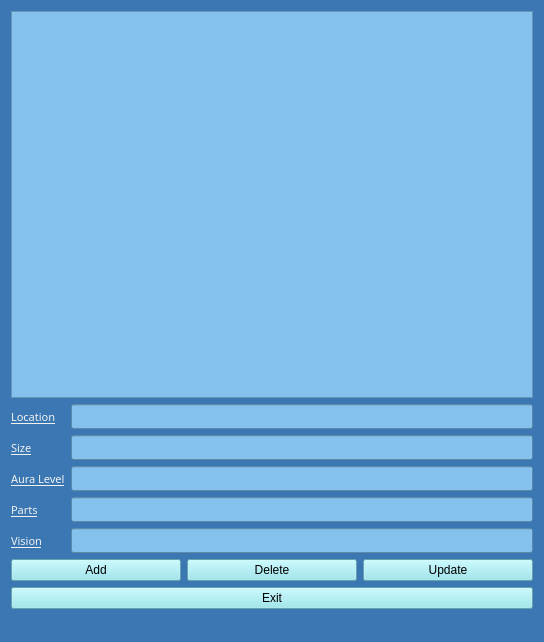
<?xml version="1.0" encoding="UTF-8"?>
<ui version="4.0">
 <class>management_GUIClass</class>
 <widget class="QMainWindow" name="management_GUIClass">
  <property name="geometry">
   <rect>
    <x>0</x>
    <y>0</y>
    <width>544</width>
    <height>642</height>
   </rect>
  </property>
  <property name="windowTitle">
   <string>management_GUI</string>
  </property>
  <property name="styleSheet">
   <string notr="true">background-color: rgb(59, 119, 179);
</string>
  </property>
  <widget class="QWidget" name="centralWidget">
   <layout class="QVBoxLayout" name="verticalLayout">
    <item>
     <widget class="QListWidget" name="turret_list_widget">
      <property name="font">
       <font>
        <family>8514oem</family>
        <pointsize>8</pointsize>
       </font>
      </property>
      <property name="styleSheet">
       <string notr="true">background-color: rgb(132, 193, 237);
</string>
      </property>
      <property name="lineWidth">
       <number>4</number>
      </property>
     </widget>
    </item>
    <item>
     <layout class="QFormLayout" name="formLayout">
      <item row="0" column="0">
       <widget class="QLabel" name="label">
        <property name="font">
         <font>
          <family>8514oem</family>
          <pointsize>8</pointsize>
          <weight>50</weight>
          <italic>false</italic>
          <bold>false</bold>
          <underline>true</underline>
         </font>
        </property>
        <property name="styleSheet">
         <string notr="true">color: rgb(241, 241, 241);
font: 8pt &quot;8514oem&quot;;
</string>
        </property>
        <property name="text">
         <string>Location</string>
        </property>
       </widget>
      </item>
      <item row="0" column="1">
       <widget class="QLineEdit" name="location_line">
        <property name="font">
         <font>
          <family>8514oem</family>
         </font>
        </property>
        <property name="styleSheet">
         <string notr="true">background-color: rgb(132, 193, 237);</string>
        </property>
       </widget>
      </item>
      <item row="1" column="0">
       <widget class="QLabel" name="label_2">
        <property name="font">
         <font>
          <family>8514oem</family>
          <pointsize>8</pointsize>
          <weight>50</weight>
          <italic>false</italic>
          <bold>false</bold>
          <underline>true</underline>
         </font>
        </property>
        <property name="styleSheet">
         <string notr="true">color: rgb(241, 241, 241);
font: 8pt &quot;8514oem&quot;;</string>
        </property>
        <property name="text">
         <string>Size</string>
        </property>
       </widget>
      </item>
      <item row="1" column="1">
       <widget class="QLineEdit" name="size_line">
        <property name="font">
         <font>
          <family>8514oem</family>
         </font>
        </property>
        <property name="styleSheet">
         <string notr="true">background-color: rgb(132, 193, 237);</string>
        </property>
       </widget>
      </item>
      <item row="2" column="0">
       <widget class="QLabel" name="label_3">
        <property name="font">
         <font>
          <family>8514oem</family>
          <pointsize>8</pointsize>
          <weight>50</weight>
          <italic>false</italic>
          <bold>false</bold>
          <underline>true</underline>
         </font>
        </property>
        <property name="styleSheet">
         <string notr="true">color: rgb(241, 241, 241);
font: 8pt &quot;8514oem&quot;;</string>
        </property>
        <property name="text">
         <string>Aura Level</string>
        </property>
       </widget>
      </item>
      <item row="2" column="1">
       <widget class="QLineEdit" name="aura_level_line">
        <property name="font">
         <font>
          <family>8514oem</family>
         </font>
        </property>
        <property name="styleSheet">
         <string notr="true">background-color: rgb(132, 193, 237);
selection-color: rgb(47, 191, 239);</string>
        </property>
       </widget>
      </item>
      <item row="3" column="0">
       <widget class="QLabel" name="label_4">
        <property name="font">
         <font>
          <family>8514oem</family>
          <pointsize>8</pointsize>
          <weight>50</weight>
          <italic>false</italic>
          <bold>false</bold>
          <underline>true</underline>
         </font>
        </property>
        <property name="styleSheet">
         <string notr="true">color: rgb(241, 241, 241);
font: 8pt &quot;8514oem&quot;;</string>
        </property>
        <property name="text">
         <string>Parts</string>
        </property>
       </widget>
      </item>
      <item row="3" column="1">
       <widget class="QLineEdit" name="parts_line">
        <property name="font">
         <font>
          <family>8514oem</family>
         </font>
        </property>
        <property name="styleSheet">
         <string notr="true">background-color: rgb(132, 193, 237);</string>
        </property>
       </widget>
      </item>
      <item row="4" column="0">
       <widget class="QLabel" name="label_5">
        <property name="font">
         <font>
          <family>8514oem</family>
          <pointsize>8</pointsize>
          <weight>50</weight>
          <italic>false</italic>
          <bold>false</bold>
          <underline>true</underline>
         </font>
        </property>
        <property name="styleSheet">
         <string notr="true">color: rgb(241, 241, 241);
font: 8pt &quot;8514oem&quot;;</string>
        </property>
        <property name="text">
         <string>Vision</string>
        </property>
       </widget>
      </item>
      <item row="4" column="1">
       <widget class="QLineEdit" name="vision_line">
        <property name="font">
         <font>
          <family>8514oem</family>
         </font>
        </property>
        <property name="styleSheet">
         <string notr="true">background-color: rgb(132, 193, 237);</string>
        </property>
       </widget>
      </item>
     </layout>
    </item>
    <item>
     <layout class="QHBoxLayout" name="horizontalLayout">
      <item>
       <widget class="QPushButton" name="add_button">
        <property name="styleSheet">
         <string notr="true">background-color: rgb(140, 228, 237);
font: 8pt &quot;8514oem&quot;;

</string>
        </property>
        <property name="text">
         <string>Add</string>
        </property>
       </widget>
      </item>
      <item>
       <widget class="QPushButton" name="delete_button">
        <property name="styleSheet">
         <string notr="true">background-color: rgb(140, 228, 237);
font: 8pt &quot;8514oem&quot;;</string>
        </property>
        <property name="text">
         <string>Delete</string>
        </property>
       </widget>
      </item>
      <item>
       <widget class="QPushButton" name="update_button">
        <property name="styleSheet">
         <string notr="true">background-color: rgb(140, 228, 237);
font: 8pt &quot;8514oem&quot;;</string>
        </property>
        <property name="text">
         <string>Update</string>
        </property>
       </widget>
      </item>
     </layout>
    </item>
    <item>
     <widget class="QPushButton" name="exit_button">
      <property name="styleSheet">
       <string notr="true">background-color: rgb(140, 228, 237);
font: 8pt &quot;8514oem&quot;;</string>
      </property>
      <property name="text">
       <string>Exit</string>
      </property>
     </widget>
    </item>
   </layout>
   <zorder>turret_list_widget</zorder>
   <zorder></zorder>
   <zorder>exit_button</zorder>
  </widget>
  <widget class="QStatusBar" name="statusBar"/>
 </widget>
 <layoutdefault spacing="6" margin="11"/>
 <resources>
  <include location="management_GUI.qrc"/>
 </resources>
 <connections/>
</ui>
